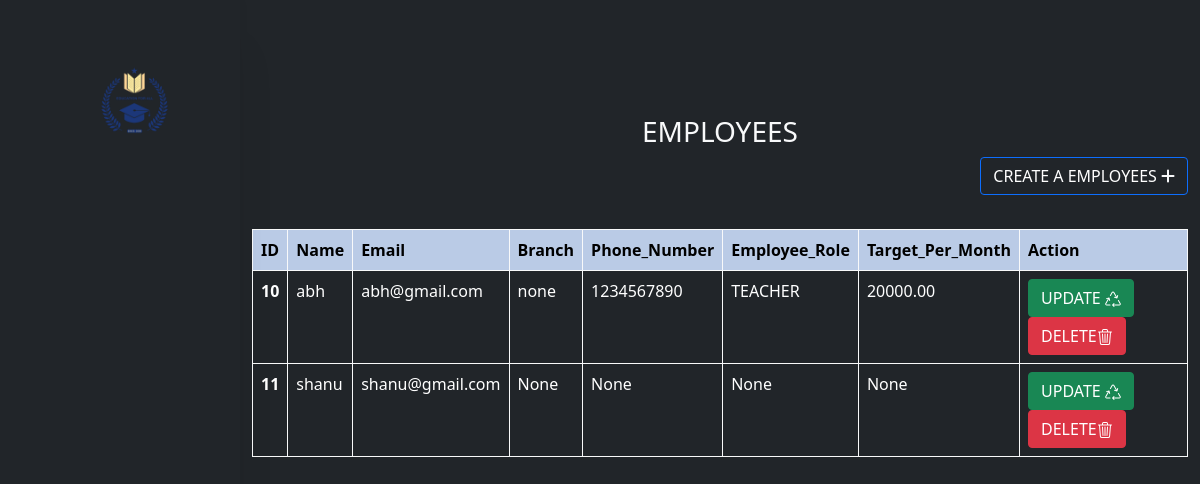
Page /ceresult on the committed database.
### appcollage/models.py (models this page shows, shortened)
class User(AbstractBaseUser):
    name = models.CharField(max_length=100,null=True,blank=True)
    email = models.EmailField( verbose_name='email address',max_length=40,unique=True)
    date_joined= models.DateTimeField(auto_now_add=True)
    is_active = models.BooleanField(default=True,null=True,blank=True)
    is_staff = models.BooleanField(default=False,null=True,blank=True)
    is_admin = models.BooleanField(default=False,null=True,blank=True)
    is_superuser = models.BooleanField(default=False,null=True,blank=True)
    is_employee = models.BooleanField(default=True,null=True,blank=True)
    branch =  models.ForeignKey(Branch_Management,on_delete=models.CASCADE,null=True,blank=True)
    phone_number = models.CharField(max_length=20,null=True,blank=True)
    employee_role = models.ForeignKey(Employee_role,on_delete=models.CASCADE,null=True,blank=True)
    target_per_month = models.DecimalField(max_digits=10, decimal_places=2,null=True,blank=True)
    objects = UserManager()
    USERNAME_FIELD = 'email'
    REQUIRED_FIELDS = ['name']

class Branch_Management(models.Model):
    branch_management = models.CharField(max_length=100,null=True,blank=True)
    def __str__(self):
        return f'{self.branch_management}'

class Employee_role (models.Model):
    employee_role = models.CharField(max_length=100,null=True,blank=True)
    def __str__(self):
        return f'{self.employee_role}'

### appcollage/views.py (the view)
# urls.py: path('ceresult',views.ceresult,name='ceresult'),
def ceresult(request):
    course=User.objects.all()
    return render(request,"create_employee.html",{'stu':course})

### appcollage/templates/create_employee.html (shortened to what this page needs)
{% extends 'dash.html' %}
{% block content %}
<h3 class="text-center text-light">  EMPLOYEES</h3>
    <div style="float: right;"><a href="{% url 'ceforms' %}"class="btn btn-dark btn btn-outline-primary"><span style="color: white;">CREATE A EMPLOYEES </span> <span class="text-light"><i class="fa-solid fa-plus"></i></span></a></div>
<br><br><br>
<div>
    <table class="table table-dark table-hover table-bordered border-light">
        <thead class="table-active table-primary table-bordered border-light ">
            <tr>
                <th scope="col">ID</th>
                <th scope="col">Name</th>
                <th scope="col">Email</th>
                <th scope="col">Branch</th>
                <th scope="col">Phone_Number</th>
                <th scope="col">Employee_Role</th>
                <th scope="col">Target_Per_Month</th>
                <th scope="col">Action</th>
            </tr>
        </thead>
        <tbody>
            {% for stu in stu %}
            <tr>
                <th scope="row">{{ stu.id }}</th>
                <td>{{ stu.name }}</td>
                <td>{{ stu.email }}</td>
                <td>{{ stu.branch }}</td>
                <td>{{ stu.phone_number }}</td>
                <td>{{ stu.employee_role }}</td>
                <td>{{ stu.target_per_month }}</td>
                <td>
                    <a href="{% url 'edit_create_employee' stu.id %}" class="btn btn-success">UPDATE </a>
                    <a href="{% url 'delete_create_employee' stu.id %}" class="btn btn-danger">DELETE</a>
                </td>
            </tr>
            {% endfor %}
        </tbody>
    </table>
</div>
{% endblock %}

### rows in the picture
User: id "10", name "abh", email "abh@gmail.com", branch "none", phone_number "1234567890", employee_role "TEACHER", target_per_month "20000.00"
User: id "11", name "shanu", email "shanu@gmail.com", branch "None", phone_number "None", employee_role "None", target_per_month "None"
